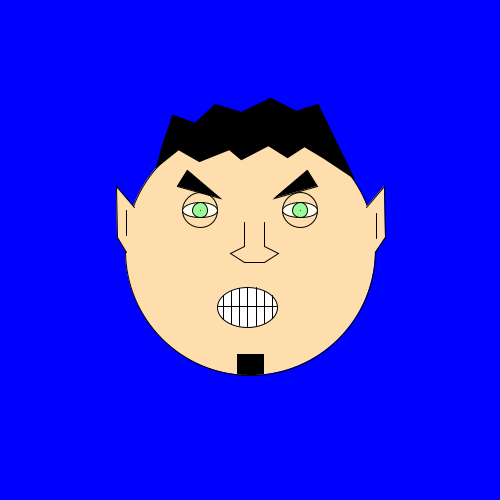
Frame 1 (no input)
Frame 60 (the mouse pressed at the canvas centre just before this capture): identical to frame 1, image omitted
Frame 120 (the mouse held since frame 60 and released just before this capture): identical to frame 1, image omitted

The Processing sketch that drew this single still picture (run headless with seeded random() and noise(); from frame 60 on, the mouse is pressed at the canvas centre):

// Processing sketch: processing_168651
// ── processing_168651.pde

void setup(){
  size(500, 500);
}
void draw(){
  println(mouseX +"'"+ mouseY);
  background(0,0,255);
  //ULLS i esfera de la cara
  strokeWeight(1);  // Default
  fill (255,222,173);
  ellipse(250,250,250,250);
  ellipse(200,210, 35,35);
  ellipse(300,210,35,35);
  fill (255,255,240);
  ellipse(300,210,35,15);
  ellipse(200,210, 35,15);
  fill(152,251,152);
  ellipse(300,210,15,15);
  ellipse(200,210,15,15);
  point(200,210);
  point(300,210);
  ///Cabell
  strokeWeight(3);  // Default
  fill (0,0,0);
  beginShape () ;
  vertex(317,105);
  vertex(296,112);
  vertex(270,99);
  vertex(241,113);
  vertex(215,105);
  vertex(195,124);
  vertex(173,116);
  vertex(163,145);
  vertex(158,164);
  vertex(178,148);
  vertex(199,160);
  vertex(229,148);
  vertex(241,158);
  vertex(268,144);
  vertex(287,156);
  vertex(304,145);
  vertex(324,157);
  vertex(351,175);
  endShape(CLOSE);
  //celles
  strokeWeight(1);  // Default
  fill(0,0,0);
  triangle(187,170,177,186,220,198);
  triangle(307,170,317,186,274,198);
  //BOCA
  strokeWeight(1);  // Default
  fill(255,255,255);
  ellipse(247,307,60,40);
  line(217,306,276,306);
  line(223,295,223,319);
  line(231,291,231,324);
  line(239,288,239,325);
  line(247,287,247,326);
  line(256,287,256,325);
  line(264,291,264,323);
  line(272,295,272,318);
  
  //Orelles
  strokeWeight(1);  // Default
  fill (255,222,173);
  beginShape () ;
  vertex(366,207);
  vertex(384,186);
  vertex(385,237);
  vertex(375,252);
  endShape();
   beginShape () ;
  vertex(134,207);
  vertex(116,186);
  vertex(117,237);
  vertex(126,252);
  endShape();
  line(126,210,126,235);
  line(376,213,376,238);
  //NAS
  strokeWeight(1);  // Default
  beginShape () ;
  vertex(264,222);
  vertex(264,246);
  vertex(278,253);
  vertex(264,262);
  vertex(244,262);
  vertex(230,253);
  vertex(244,246);
  vertex(244,222);
  endShape();
  //perilla
  fill (0,0,0);
  beginShape () ;
  vertex(237,373);
  vertex(237,354);
  vertex(263,354);
  vertex(263,373);
  vertex(247,375);
  vertex(237,373);
  vertex(262,373);
  vertex(252,374);
  vertex(248,374);
  endShape();
  
  
  
  
  
  
}
